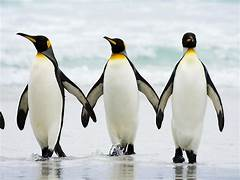
#> input picture Lesson 1 Activity 1/hello penguin.png, 240 x 180 px, given in place of example.jpg, which was not available
$ python 'edge detection.py'   (older library calls are emulated)
#> lines starting #> are read from the running program, lines starting #| are printed output that depends on the picture; pictures that were not available may be replaced by others from this repository, and a replacement may not be noted
import cv2
import numpy as np
import matplotlib.pyplot as plt

# Utility function to display an image
def display_image(title, image):
    """Utility function to display an image."""
    plt.figure(figsize=(8, 8))
    if len(image.shape) == 2:  # Grayscale image
        plt.imshow(image, cmap='gray')
    else:  # Color image
        plt.imshow(cv2.cvtColor(image, cv2.COLOR_BGR2RGB))
    plt.title(title)
    plt.axis('off')
    plt.show()

# Main function for interactive edge detection and filtering
def interactive_edge_detection(image_path):
    """Interactive activity for edge detection and filtering."""
#> called with image_path = 'example.jpg'
    image = cv2.imread(image_path)
#> image is the input picture: shape (180, 240, 3); mean B, G, R 201, 201.6, 198.4
    if image is None:
        print("Error: Image not found!")
        return

    # Convert to grayscale
    gray_image = cv2.cvtColor(image, cv2.COLOR_BGR2GRAY)
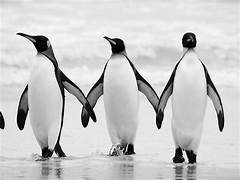
#> gray_image: shape (180, 240); min 0, max 255, mean 200.6
    display_image("Original Grayscale Image", gray_image)

    while True:
        print("\nSelect an option:")
        print("1. Sobel Edge Detection")
        print("2. Canny Edge Detection")
        print("3. Laplacian Edge Detection")
        print("4. Gaussian Smoothing")
        print("5. Median Filtering")
        print("6. Exit")

        choice = input("Enter your choice (1-6): ")

        if choice == "1":
            # Sobel Edge Detection
            sobelx = cv2.Sobel(gray_image, cv2.CV_64F, 1, 0, ksize=3)
            sobely = cv2.Sobel(gray_image, cv2.CV_64F, 0, 1, ksize=3)
            combined_sobel = cv2.bitwise_or(sobelx.astype(np.uint8), sobely.astype(np.uint8))
            display_image("Sobel Edge Detection", combined_sobel)

        elif choice == "2":
            # Canny Edge Detection
            threshold1 = int(input("Enter lower threshold (default: 100): ") or 100)
            threshold2 = int(input("Enter upper threshold (default: 200): ") or 200)
            edges = cv2.Canny(gray_image, threshold1, threshold2)
            display_image("Canny Edge Detection", edges)

        elif choice == "3":
            # Laplacian Edge Detection
            laplacian = cv2.Laplacian(gray_image, cv2.CV_64F)
            laplacian_abs = cv2.convertScaleAbs(laplacian)
            display_image("Laplacian Edge Detection", laplacian_abs)

        elif choice == "4":
            # Gaussian Smoothing
            print("Adjust kernel size for Gaussian blur (must be odd, default: 5)")
            kernel_size = int(input("Enter kernel size (odd number): ") or 5)
            blurred = cv2.GaussianBlur(image, (kernel_size, kernel_size), 0)
            display_image("Gaussian Smoothed Image", blurred)

        elif choice == "5":
            # Median Filtering
            print("Adjust kernel size for Median filtering (must be odd, default: 5)")
            kernel_size = int(input("Enter kernel size (odd number): ") or 5)
            median_filtered = cv2.medianBlur(image, kernel_size)
            display_image("Median Filtered Image", median_filtered)

        elif choice == "6":
            print("Exiting...")
            break

        else:
            print("Invalid choice. Please select a number between 1 and 6.")
#> this loop made 7 passes; the answer given on pass 1: 1
#> pass 1, in interactive_edge_detection, `sobelx = cv2.Sobel(gray_image, cv2.CV_64F, 1, 0, ksize=3)`:
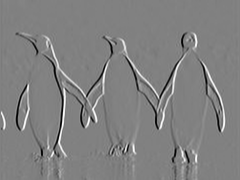
#> sobelx: shape (180, 240) float64; min -1014, max 990, mean 0.7; drawn with min black and max white
#> pass 1, in interactive_edge_detection, `sobely = cv2.Sobel(gray_image, cv2.CV_64F, 0, 1, ksize=3)`:
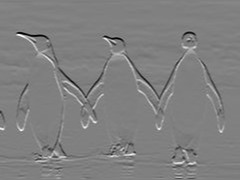
#> sobely: shape (180, 240) float64; min -981, max 965, mean -1.4; drawn with min black and max white
#> pass 1, in interactive_edge_detection, `combined_sobel = cv2.bitwise_or(sobelx.astype(np.uint8), sobely.astype..`:
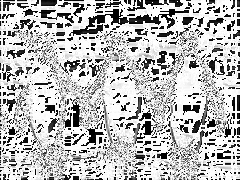
#> combined_sobel: shape (180, 240); min 0, max 255, mean 184.6

# Provide the path to an image for the activity
#> (the run stopped early here; a loop or call above may not have finished)
